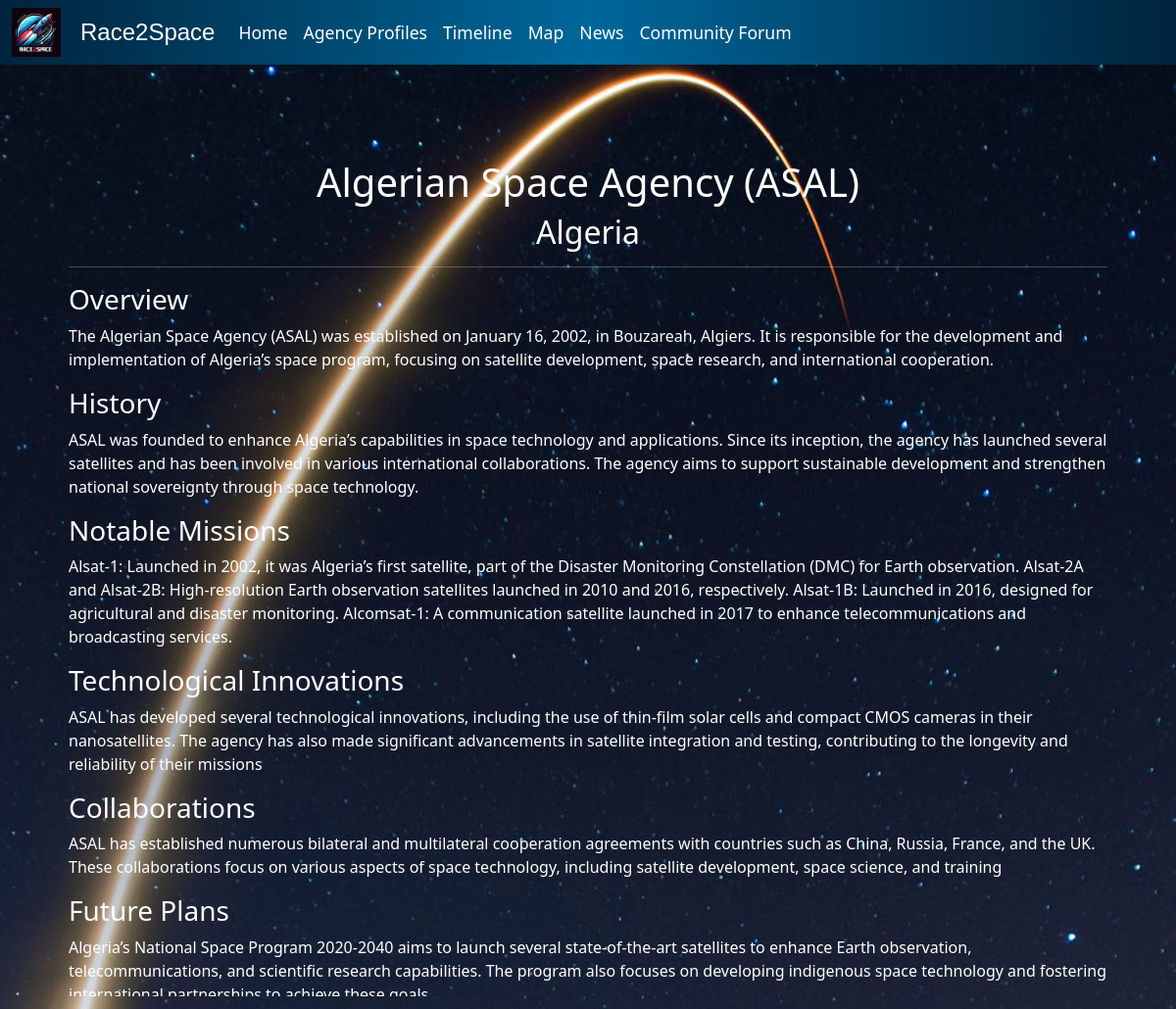
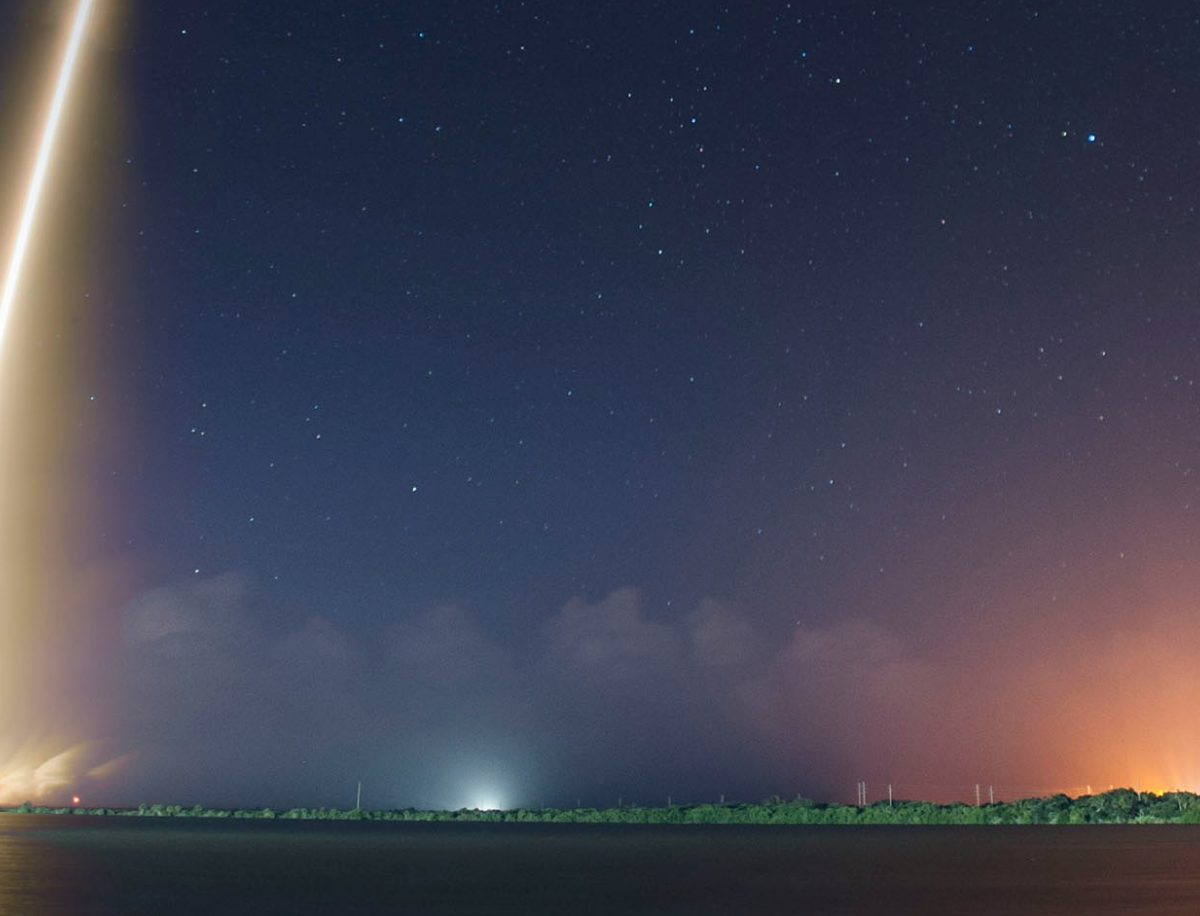
Page /agencies/2/ on the committed database (2 pictures, top to bottom).
### home/models.py (models this page shows, shortened)
class AgencyProfile(models.Model):
    country_name = models.CharField(max_length=100)
    agency_name = models.CharField(max_length=100)
    overview = models.TextField()
    history = models.TextField()
    notable_missions = models.TextField()
    technological_innovations = models.TextField()
    collaborations = models.TextField()
    future_plans = models.TextField()
    flag = models.ImageField(upload_to='flags/')
    latitude = models.FloatField()
    longitude = models.FloatField()
    annual_government_spending = models.FloatField(null=True, blank=True)  # New field for government spending

class SpaceObject(models.Model):
    agency_profile = models.ForeignKey(AgencyProfile, on_delete=models.CASCADE)
    international_designator = models.CharField(max_length=50, blank=True)
    national_designator = models.CharField(max_length=50, blank=True)
    name_of_space_object = models.CharField(max_length=100)
    state_organization = models.CharField(max_length=100)
    date_of_launch = models.DateField(blank=True, null=True)
    gso_location = models.CharField(max_length=100, blank=True)
    un_registered = models.CharField(max_length=10, blank=True)
    registration_document = models.CharField(max_length=100, blank=True)
    other_documents = models.TextField(blank=True)
    status = models.CharField(max_length=50, blank=True)
    date_of_decay_or_change = models.DateField(blank=True, null=True)
    function_of_space_object = models.TextField(blank=True)
    secretariats_remarks = models.TextField(blank=True)
    external_website = models.URLField(blank=True)

### home/views.py (the view)
# urls.py: path('agencies/<int:pk>/', views.agency_detail, name='agency_detail'),
def agency_detail(request, pk):
    profile = get_object_or_404(AgencyProfile, pk=pk)
    space_objects = SpaceObject.objects.filter(state_organization=profile.country_name)
    return render(request, 'home/agency_detail.html', {'profile': profile, 'space_objects': space_objects})

### home/templates/home/agency_detail.html (shortened to what this page needs)
{% extends 'home/base.html' %}
{% load static %}
{% block content %}
<div class="container mt-2">
    <h1 class="text-center">{{ profile.agency_name }}</h1>
    <h2 class="text-center">{{ profile.country_name }}</h2>
    <hr>
    <h3>Overview</h3>
    <p>{{ profile.overview }}</p>
    <h3>History</h3>
    <p>{{ profile.history }}</p>
    <h3>Notable Missions</h3>
    <p>{{ profile.notable_missions }}</p>
    <h3>Technological Innovations</h3>
    <p>{{ profile.technological_innovations }}</p>
    <h3>Collaborations</h3>
    <p>{{ profile.collaborations }}</p>
    <h3>Future Plans</h3>
    <p>{{ profile.future_plans }}</p>
    <h3>Space Objects</h3>
    <table class="table table-striped">
        <thead>
            <tr>
                <th>Name of Space Object</th>
                <th>Date of Launch</th>
                <th>Status</th>
                <th>Function</th>
            </tr>
        </thead>
        <tbody>
            {% for obj in space_objects %}
                <tr>
                    <td>{{ obj.name_of_space_object }}</td>
                    <td>{{ obj.date_of_launch }}</td>
                    <td>{{ obj.status }}</td>
                    <td>{{ obj.function_of_space_object }}</td>
                </tr>
            {% endfor %}
        </tbody>
    </table>
    <div class="text-center mt-4">
        <a class="btn btn-primary" href="{% url 'agency_list' %}">Go Back to Agency List</a>
    </div>
</div>
{% endblock %}

### rows in the picture
AgencyProfile: agency_name "Algerian Space Agency (ASAL)", country_name "Algeria", overview "The Algerian Space Agency (ASAL) was established on January 16, 2002, in Bouzareah, Algiers. It is responsible for the development and implementation of Algeria’s space program, focusing on satellite development, space research, and international cooperation.", history "ASAL was founded to enhance Algeria’s capabilities in space technology and applications. Since its inception, the agency has launched several satellites and has been involved in various international collaborations. The agency aims to support sustainable development and strengthen national sovereignty through space technology.", notable_missions "Alsat-1: Launched in 2002, it was Algeria’s first satellite, part of the Disaster Monitoring Constellation (DMC) for Earth observation. Alsat-2A and Alsat-2B: High-resolution Earth observation satellites launched in 2010 and 2016, respectively. Alsat-1B: Launched in 2016, designed for agricultural and disaster monitoring. Alcomsat-1: A communication satellite launched in 2017 to enhance telecommunications and broadcasting services.", technological_innovations "ASAL has developed several technological innovations, including the use of thin-film solar cells and compact CMOS cameras in their nanosatellites. The agency has also made significant advancements in satellite integration and testing, contributing to the longevity and reliability of their missions", collaborations "ASAL has established numerous bilateral and multilateral cooperation agreements with countries such as China, Russia, France, and the UK. These collaborations focus on various aspects of space technology, including satellite development, space science, and training", future_plans "Algeria’s National Space Program 2020-2040 aims to launch several state-of-the-art satellites to enhance Earth observation, telecommunications, and scientific research capabilities. The program also focuses on developing indigenous space technology and fostering international partnerships to achieve these goals."
SpaceObject: name_of_space_object "Alsat 1N", date_of_launch "Sept. 26, 2016", status "in orbit", function_of_space_object "The purpose of the nanosatellite is to validate and increase the flight heritage of three payloads — thin-film solar cells, a retractable boom and an experimental camera with three fields of view — and to develop scientific and technical research and the integration and operational capabilities of space systems. This project is part of the cooperation programme between the Algerian Space Agency (ASAL) and the UK Space Agency (UKSA)."
SpaceObject: name_of_space_object "Alsat 1B", function_of_space_object "Medium-resolution Earth observation satellite. Earth observation satellite equipped with a camera with a spatial resolution of 12 metres in panchromatic mode and 24 metres in multispectral mode"
SpaceObject: name_of_space_object "Alsat 2B", status "in orbit", function_of_space_object "Earth observation satellite equipped with a camera with a spatial resolution of 2.5 metres in panchromatic mode and 10 metres in multispectral mode."
SpaceObject: name_of_space_object "ALSAT 2A", date_of_launch "July 12, 2010", function_of_space_object "Earth observation satellite equipped with a camera with a spatial resolution of 2.5 m in panchromatic mode and 10 m in multispectral mode."
SpaceObject: name_of_space_object "ALSAT 1", status "in orbit", function_of_space_object "Earth observation and disaster monitoring."
SpaceObject: name_of_space_object "Alcomsat-1", date_of_launch "Dec. 10, 2017", status "in GSO", function_of_space_object "Satellite telecommunications on Ku band and Ka band and geolocation on L band."
